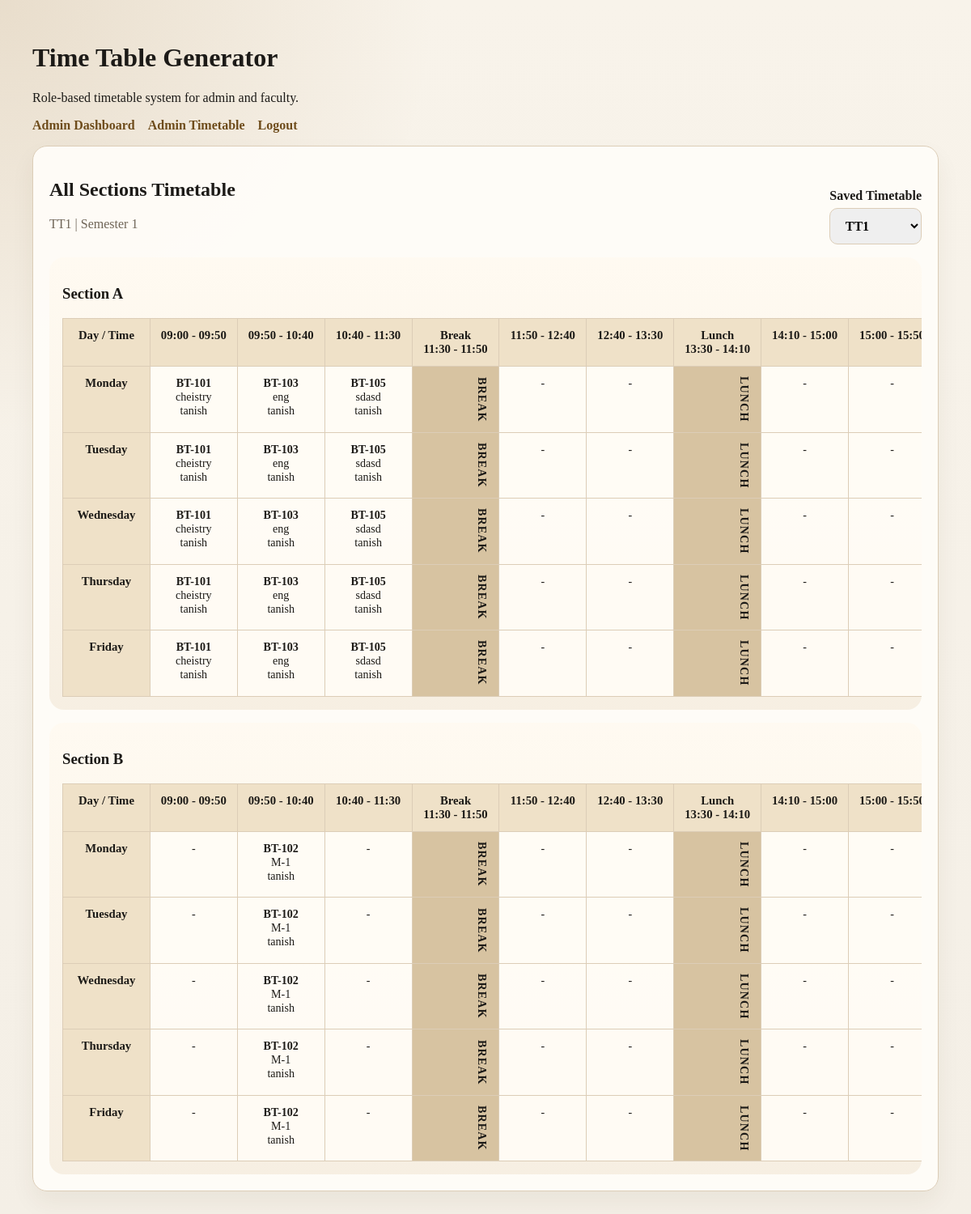
The page /admin/timetable (signed in) on the database its author committed.
### app/models.py (models this page shows)
class TimetableBatch(db.Model):
    id = db.Column(db.Integer, primary_key=True)
    name = db.Column(db.String(150), nullable=False)
    semester = db.Column(db.Integer, nullable=False)
    created_at = db.Column(db.DateTime, nullable=False, server_default=db.func.now())
    entries = db.relationship(
        "TimetableEntry",
        back_populates="batch",
        cascade="all, delete-orphan",
    )

class Subject(db.Model):
    id = db.Column(db.Integer, primary_key=True)
    code = db.Column(db.String(30), nullable=False, unique=True)
    name = db.Column(db.String(120), nullable=False)
    semester = db.Column(db.Integer, nullable=False, default=1)
    weekly_slots = db.Column(db.Integer, nullable=False, default=3)
    registrations = db.relationship(
        "FacultySubjectRegistration",
        back_populates="subject",
        cascade="all, delete-orphan",
    )

class Faculty(db.Model):
    id = db.Column(db.Integer, primary_key=True)
    name = db.Column(db.String(120), nullable=False,)
    email = db.Column(db.String(120), nullable=True, unique=True)
    user_id = db.Column(db.Integer, db.ForeignKey("user.id"), nullable=True, unique=True)
    user = db.relationship("User", back_populates="faculty_profile")
    registrations = db.relationship(
        "FacultySubjectRegistration",
        back_populates="faculty",
        cascade="all, delete-orphan",
    )

### app/routes.py (the view)
@main.route("/admin/timetable")
def admin_timetable():
    user = current_user()
    if not user or user.role != "admin":
        flash("Admin login required.", "error")
        return redirect(url_for("main.login"))
    batches = available_batches()
    selected_batch_id = request.args.get("batch_id", type=int)
    selected_batch = None
    if selected_batch_id:
        selected_batch = TimetableBatch.query.get(selected_batch_id)
    if not selected_batch:
        selected_batch = batches[0] if batches else None
    entries = []
    if selected_batch:
        entries = (
            TimetableEntry.query.filter_by(batch_id=selected_batch.id)
            .order_by(TimetableEntry.section, TimetableEntry.day, TimetableEntry.time_slot)
            .all()
        )
    sections = sorted({entry.section for entry in entries})
    timetable_map = defaultdict(dict)
    for entry in entries:
        timetable_map[(entry.section, entry.day)][entry.time_slot] = entry
    return render_template(
        "admin_timetable.html",
        batches=batches,
        selected_batch=selected_batch,
        entries=entries,
        sections=sections,
        timetable_map=timetable_map,
        days=DAYS,
        timetable_columns=TIMETABLE_COLUMNS,
    )

### app/routes.py (called while the page is built)
def current_user():
    user_id = session.get("user_id")
    if not user_id:
        return None
    return User.query.get(user_id)

def available_batches():
    return TimetableBatch.query.order_by(
        TimetableBatch.created_at.desc(), TimetableBatch.id.desc()
    ).all()

### app/templates/admin_timetable.html (shortened to what this page needs)
{% extends "base.html" %}
{% block content %}
<section class="card">
    <div class="section-head">
        <div>
            <h2>All Sections Timetable</h2>
            {% if selected_batch %}
                <p class="muted">{{ selected_batch.name }} | Semester {{ selected_batch.semester }}</p>
            {% endif %}
        </div>
        <form method="get" class="inline-form">
            <label>Saved Timetable
                <select name="batch_id" onchange="this.form.submit()">
                    {% for batch in batches %}
                        <option value="{{ batch.id }}" {% if selected_batch and selected_batch.id == batch.id %}selected{% endif %}>
                            {{ batch.name }}
                        </option>
                    {% endfor %}
                </select>
            </label>
        </form>
    </div>
    {% for section in sections %}
        <div class="table-wrap timetable-shell">
            <h3>Section {{ section }}</h3>
            <table class="timetable-grid">
                <thead>
                    <tr>
                        <th>Day / Time</th>
                        {% for column in timetable_columns %}
                            <th class="{% if column.type == 'break' %}break-head{% endif %}">{{ column.label|safe }}</th>
                        {% endfor %}
                    </tr>
                </thead>
                <tbody>
                    {% for day in days %}
                        <tr>
                            <th>{{ day }}</th>
                            {% for column in timetable_columns %}
                                {% if column.type == 'break' %}
                                    <td class="break-cell">{{ column.value }}</td>
                                {% else %}
                                    {% set entry = timetable_map.get((section, day), {}).get(column.value) %}
                                    <td class="class-cell">
                                        {% if entry %}
                                            <strong>{{ entry.subject.code }}</strong><br>
                                            {{ entry.subject.name }}<br>
                                            {{ entry.faculty.name }}
                                        {% else %}
                                            -
                                        {% endif %}
                                    </td>
                                {% endif %}
                            {% endfor %}
                        </tr>
                    {% endfor %}
                </tbody>
            </table>
        </div>
    {% endfor %}
</section>
{% endblock %}

### app/static/styles.css (style rules this page uses)
:root { --bg: #f4efe6; --surface: #fffdf9; --ink: #1c1a17; --muted: #6f6558; --primary: #986c2d; --primary-dark: #6e4c1b; --border: #dccdb7; --success: #deefe2; --warning: #fff3d6; --error: #f8dddd; }
* { box-sizing: border-box; }
body { margin: 0; font-family: Georgia, "Times New Roman", serif; background: radial-gradient(circle at top left, rgba(152, 108, 45, 0.16), transparent 28%), linear-gradient(180deg, #f8f3ea, var(--bg)); color: var(--ink); }
.card { background: rgba(255, 253, 249, 0.92); border: 1px solid var(--border); border-radius: 18px; padding: 1.25rem; box-shadow: 0 14px 30px rgba(61, 43, 18, 0.06); }
label { display: grid; gap: 0.35rem; font-weight: 700; }
input, select, button { font: inherit; padding: 0.75rem 0.9rem; border-radius: 10px; border: 1px solid var(--border); }
table { width: 100%; border-collapse: collapse; }
th, td { border: 1px solid var(--border); padding: 0.75rem; text-align: left; vertical-align: top; }
.muted { color: var(--muted); }
.section-head { display: flex; justify-content: space-between; gap: 1rem; align-items: end; margin-bottom: 1rem; }
.inline-form { display: flex; gap: 0.75rem; align-items: end; }
.table-wrap { overflow-x: auto; margin-top: 1rem; }
.timetable-shell { background: linear-gradient(180deg, rgba(255, 250, 241, 0.95), rgba(246, 238, 225, 0.95)); border-radius: 18px; padding: 1rem; }
.timetable-grid { min-width: 1080px; table-layout: fixed; }
.timetable-grid th { background: #efe1c8; text-align: center; font-size: 0.92rem; }
.timetable-grid td { text-align: center; font-size: 0.88rem; }
.class-cell { background: rgba(255, 252, 246, 0.92); min-width: 120px; }
.break-head, .break-cell { background: #d7c3a1; font-weight: 700; min-width: 68px; }
.break-cell { writing-mode: vertical-rl; text-orientation: mixed; letter-spacing: 0.08em; }

### rows shown on the page
TimetableBatch: name "TT1", semester "1"
Subject: subject.code "BT-101" "BT-101" "BT-101" "BT-101" "BT-101", subject.name "cheistry" "cheistry" "cheistry" "cheistry" "cheistry"
Faculty: faculty.name "tanish" "tanish" "tanish" "tanish" "tanish" "tanish" "tanish" "tanish" "tanish" "tanish"
Subject: subject.code "BT-103" "BT-103" "BT-103" "BT-103" "BT-103", subject.name "eng" "eng" "eng" "eng" "eng"
Faculty: faculty.name "tanish" "tanish" "tanish" "tanish" "tanish" "tanish" "tanish" "tanish" "tanish" "tanish"
Subject: subject.code "BT-105" "BT-105" "BT-105" "BT-105" "BT-105", subject.name "sdasd" "sdasd" "sdasd" "sdasd" "sdasd"
Subject: subject.code "BT-102" "BT-102" "BT-102" "BT-102" "BT-102", subject.name "M-1" "M-1" "M-1" "M-1" "M-1"

### other values the page prints
{{ section }} "A" "B"
{{ column.label|safe }} "09:00 - 09:50" "09:50 - 10:40" "10:40 - 11:30" "Break 11:30 - 11:50" "11:50 - 12:40" "12:40 - 13:30" "Lunch 13:30 - 14:10" "14:10 - 15:00" "15:00 -…" "09:00 - 09:50" "09:50 - 10:40" "10:40 - 11:30" "Break 11:30 - 11:50" "11:50 - 12:40" "12:40 - 13:30" "Lunch 13:30 - 14:10" "14:10 - 15:00" "15:00 -…"
{{ day }} "Monday" "Tuesday" "Wednesday" "Thursday" "Friday" "Monday" "Tuesday" "Wednesday" "Thursday" "Friday"
{{ column.value }} "BREAK" "LUNCH" "BREAK" "LUNCH" "BREAK" "LUNCH" "BREAK" "LUNCH" "BREAK" "LUNCH" "BREAK" "LUNCH" "BREAK" "LUNCH" "BREAK" "LUNCH" "BREAK" "LUNCH" "BREAK" "LUNCH"
form field batch_id "TT1"
